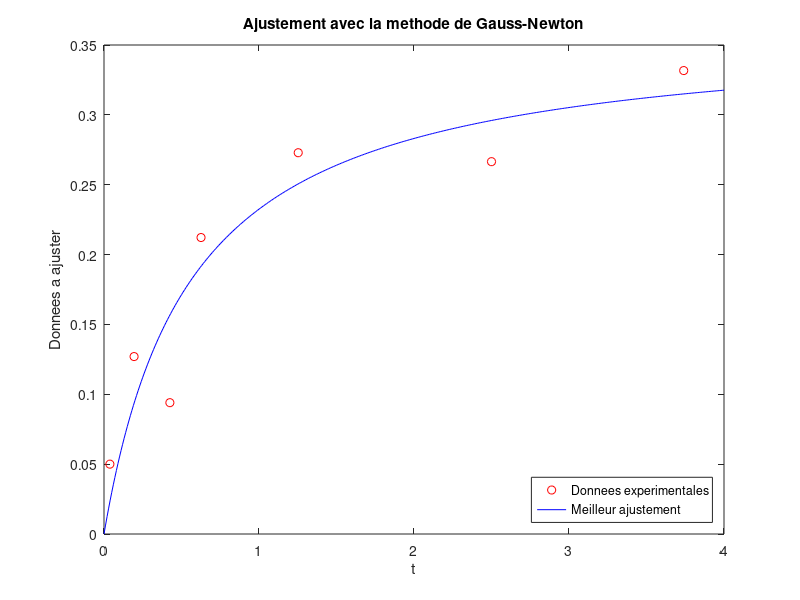

This chart was generated by the following MATLAB code:
function NewtonMethod

%p est un vecteur de dimension 2x1 contenant les parametres

p(1,1) = 0.8;
p(2,1) = 0.4;

%F = y - (p(1).*t)./(p(2)+t); -> forme de l'equation a minimiser

%dF1 = -t./(p(2)+t);          -> forme de la premiere derivee en p(1)
%dF2 = p(1)*x./((p(2)+t).^2); -> forme de la seconde derivee en p(2)

%donnees experimentales
t = [0.038 ; 0.194 ; 0.425 ; 0.626 ; 1.253 ; 2.500 ; 3.740];
D = [0.050 ; 0.127 ; 0.094 ; 0.2122 ; 0.2729 ; 0.2665 ; 0.3317];

%il y aura 5 iterations
for inc = 1:5
    
    %calcul du jacobien
    J(1:length(t),1) = -t./(p(2)+t);
    J(1:length(t),2) = p(1)*t./((p(2)+t).^2);
    
    %calcul des residus
    F = D-(p(1).*t)./(p(2)+t);
    
    %il y a plusieurs manieres de calculer
    %l'incrementation Delta
    Delta = -inv(J.'*J)*(J.'*F);
    %celle-ci est la plus simple sous MATLAB :
    %Delta = -J\F;
    
    %incrementation des parametres
    p = p+Delta;
    
end

%calcul de la RMSE
rmse = (sum(F.^2)/length(F))^0.5;

%calcul de l'ecart type (standard deviation)
stdv = (sum(F.^2)/(length(F)-length(p)))^0.5;

%evalutation des donnees ajustees
ta = 0:0.01:4;
Da = (p(1).*ta)./(p(2)+ta);

%affichage des resultats
fprintf('\nB1 = %f\nB2 = %f\n\n', p);
fprintf('rmse = %f\n', rmse);
fprintf('stdv = %f\n\n', stdv);

%affichage du graphique
figure

h = plot(t, D, 'or', ta, Da, 'b');

legend(h, {'Donnees experimentales' 'Meilleur ajustement'}, 'location', 'southeast')

title('Ajustement avec la methode de Gauss-Newton');
xlabel('t');
ylabel('Donnees a ajuster');
